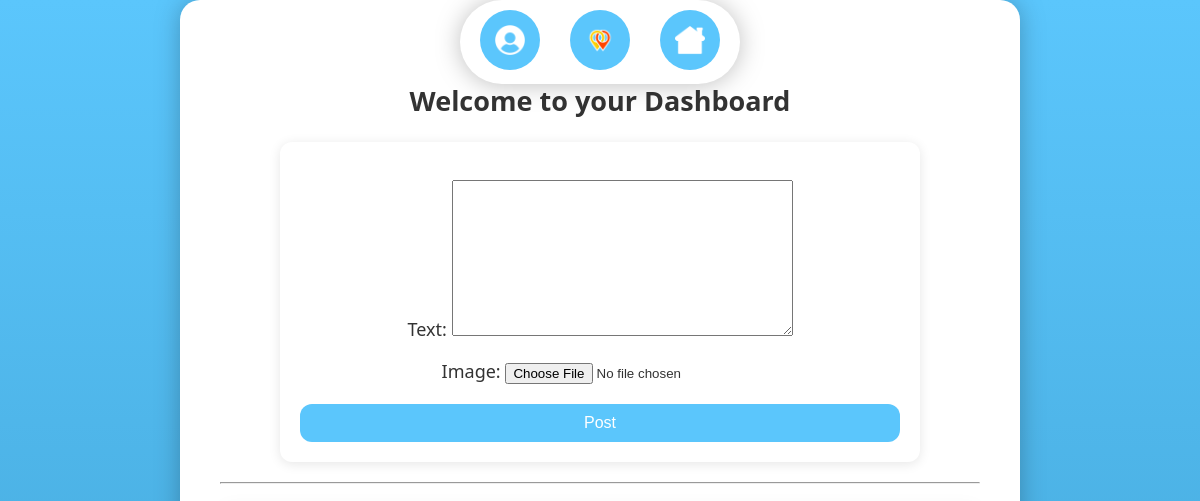
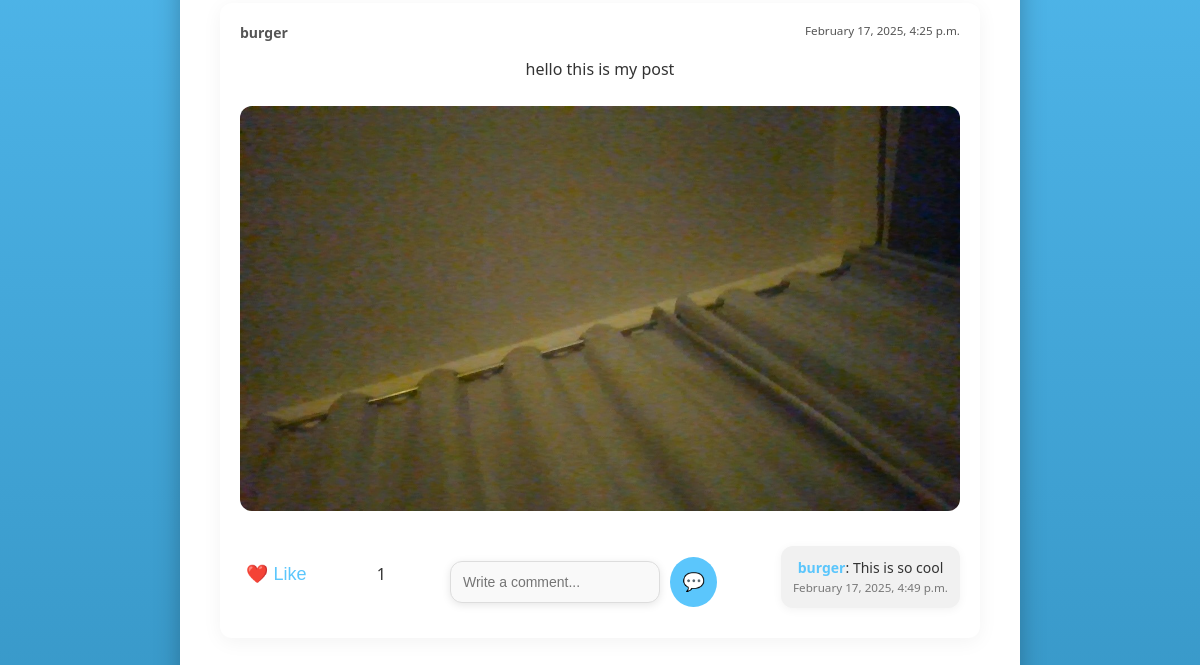
The page /dashboard/ (signed in) on the database as committed earlier (2 pictures, top to bottom).
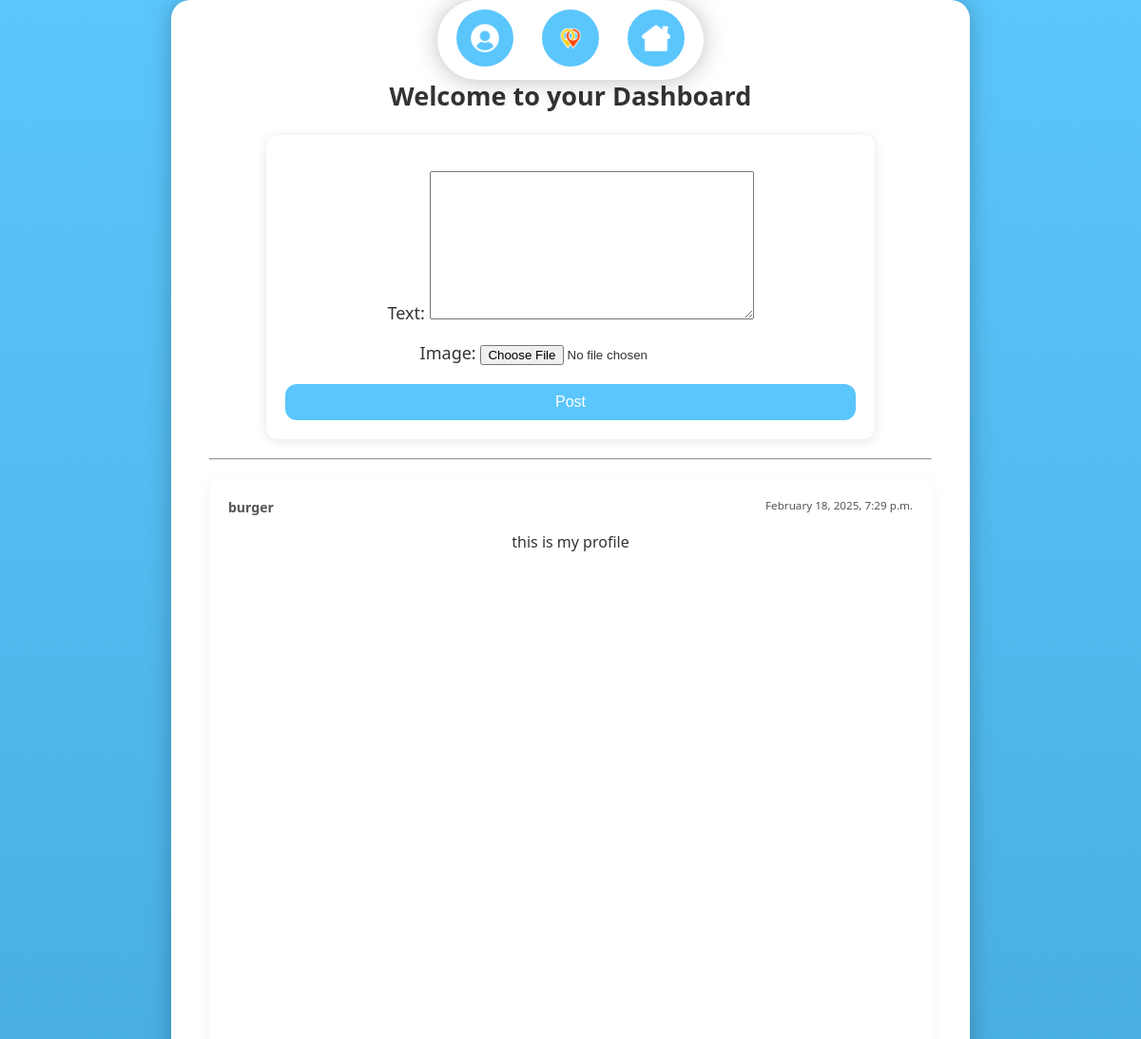
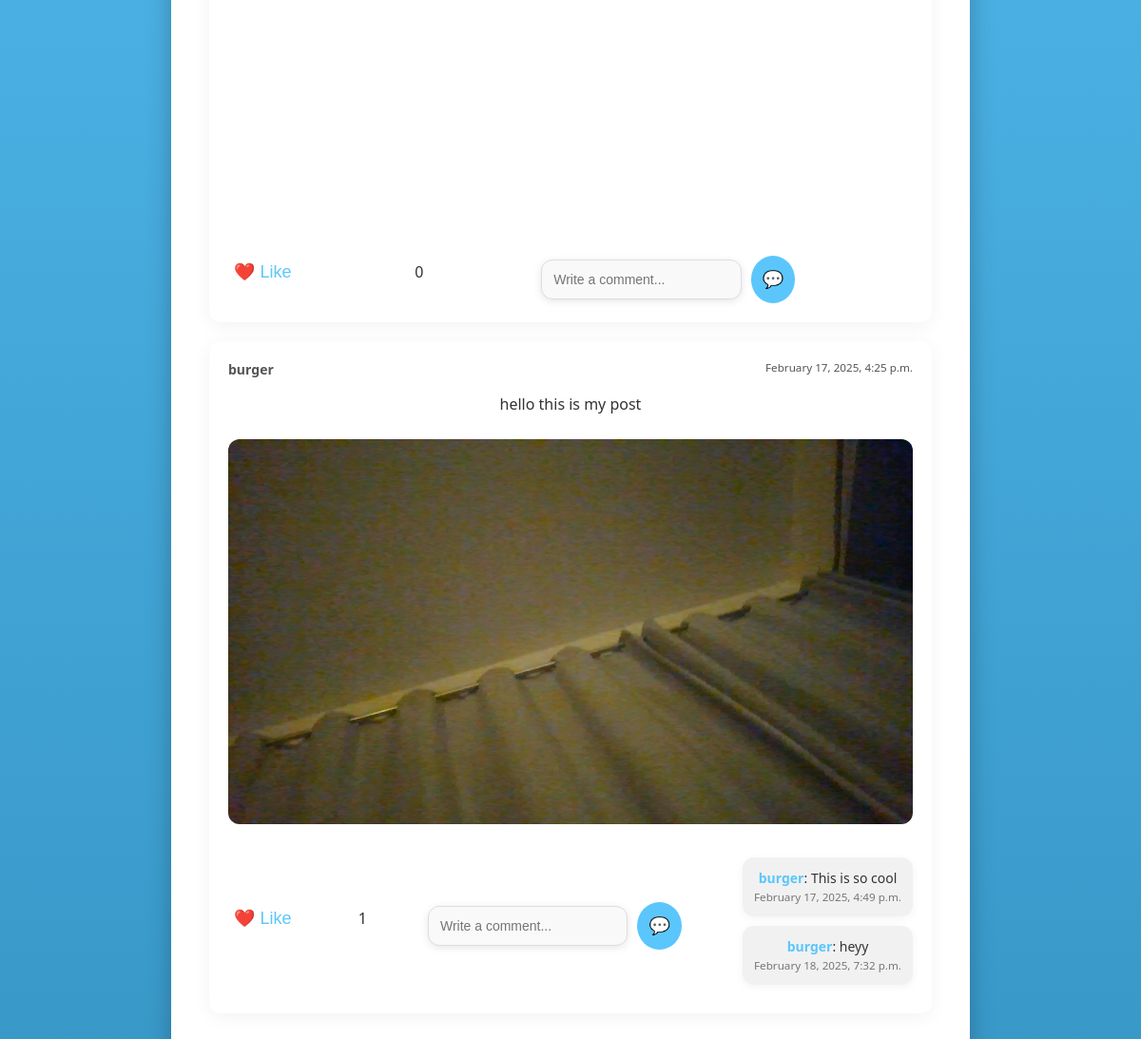
The same page on the database as committed later (2 pictures, top to bottom).
### meetups/models.py (models this page shows, shortened)
class Post(models.Model):
    user = models.ForeignKey(User, on_delete=models.CASCADE, related_name="posts")
    text = models.TextField()
    image = models.ImageField(upload_to="post_images/", blank=True, null=True)
    created_at = models.DateTimeField(default=now)
    likes = models.ManyToManyField(User, related_name="liked_posts", blank=True)  # Many-to-Many for likes
    def like_count(self):
        return self.likes.count()

class User(AbstractUser):
    email = models.EmailField('Email', unique=True)
    USERNAME_FIELD = 'email'
    REQUIRED_FIELDS = []
    objects = UserManager()

class Comment(models.Model):
    user = models.ForeignKey(User, on_delete=models.CASCADE)
    post = models.ForeignKey(Post, on_delete=models.CASCADE, related_name="comments")
    text = models.TextField()
    created_at = models.DateTimeField(auto_now_add=True)

### meetups/views.py (the view)
# urls.py: path("dashboard/", views.dashboard, name="dashboard"),
@login_required
def dashboard(request):
    profile = request.user.profile
    following = profile.follows.all()
    posts = Post.objects.filter(user__profile__in=following) | Post.objects.filter(user=request.user)
    posts = posts.order_by("-created_at")  # Latest first
    form = PostForm(request.POST or None, request.FILES or None)
    if request.method == "POST" and form.is_valid():
        post = form.save(commit=False)
        post.user = request.user
        post.save()
        return redirect("dashboard")
    return render(request, "dashboard.html", {"posts": posts, "form": form})

### meetups/forms.py
class PostForm(forms.ModelForm):
    class Meta:
        model = Post
        fields = ["text", "image"]

### meetups/templates/dashboard.html (shortened to what this page needs)
{% extends "base.html" %}
{% block content %}
<div class="dashboard-container">
    <h2>Welcome to your Dashboard</h2>
    <form method="POST" enctype="multipart/form-data" class="post-form">
        <div class="form-group">
            {{ form.as_p }}
        </div>
        <button type="submit" class="btn-submit">Post</button>
    </form>
    <hr>
    <div id="post-container">
        {% for post in posts %}
            <div class="post-card" data-post-id="{{ post.id }}">
                <div class="post-header">
                    <strong>{{ post.user.username }}</strong>
                    <small>{{ post.created_at|date:"F j, Y, g:i a" }}</small>
                </div>
                <div class="post-content">
                    <p>{{ post.text }}</p>
                    {% if post.image %}
                        <img src="{{ post.image.url }}" class="post-image">
                    {% endif %}
                </div>
                <div class="post-actions">
                    <button class="btn-like" data-id="{{ post.id }}">❤️ Like</button>
                    <span class="like-count">{{ post.like_count }}</span>
                    <div class="comment-section">
                        <input type="text" class="comment-input" placeholder="Write a comment..." data-id="{{ post.id }}">
                        <button class="btn-comment" data-id="{{ post.id }}">💬</button>
                    </div>
                    <div class="comments">
                        {% for comment in post.comments.all %}
                            <div class="comment">
                                <strong>{{ comment.user.username }}</strong>: {{ comment.text }} <br>
                                <small>{{ comment.created_at|date:"F j, Y, g:i a" }}</small>
                            </div>
                        {% endfor %}
                    </div>
                </div>
            </div>
        {% empty %}
            <p>No posts yet. Follow some friends and start posting!</p>
        {% endfor %}
    </div>
</div>
{% endblock %}

Rows that differ between the two databases and show on the page:
added Post: user.username "burger", created_at "February 18, 2025, 7:29 p.m.", text "this is my profile", image (placeholder picture), like_count "0"
added Comment: user.username "burger", text "heyy", created_at "February 18, 2025, 7:32 p.m.", shown under Post "hello this is my post"
